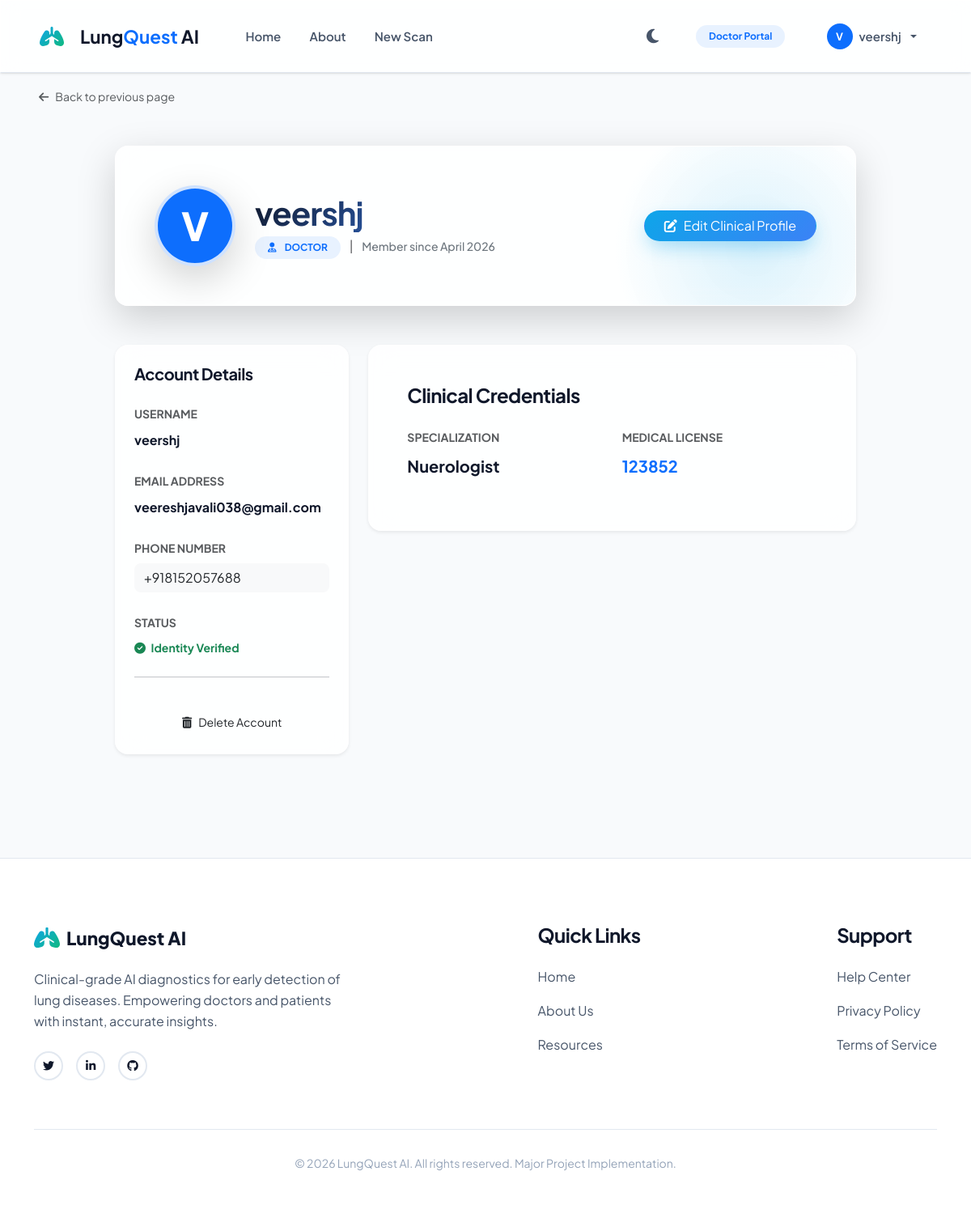
Screenshot of /profile/ (signed in) with the database file from the repository.
### detector/models.py (models this page shows, shortened)
class User(AbstractUser):
    ROLE_CHOICES = (
        ('patient', 'Patient'),
        ('doctor', 'Doctor'),
    )
    role = models.CharField(max_length=10, choices=ROLE_CHOICES, default='patient')
    specialization = models.CharField(max_length=100, blank=True, null=True)
    license_number = models.CharField(max_length=50, blank=True, null=True)
    phone_number = models.CharField(max_length=15, blank=True, null=True)
    is_verified = models.BooleanField(default=False)
    smoking_history = models.CharField(max_length=100, blank=True, null=True)
    medical_conditions = models.TextField(blank=True, null=True)
    allergies = models.TextField(blank=True, null=True)
    current_medications = models.TextField(blank=True, null=True)

### detector/views.py (the view, shortened to what this page needs)
# urls.py: path('profile/', views.profile_view, name='profile'),
@login_required
def profile_view(request):
    return render(request, 'detector/profile.html', {'target_user': request.user})

### detector/templatetags/role_tags.py (called while the page is built)
@register.filter(name='is_doctor')
def is_doctor(user):
    if not user.is_authenticated:
        return False
    return getattr(user, 'role', '') == 'doctor'

### templates/detector/profile.html (shortened to what this page needs)
{% extends 'detector/base.html' %}
{% load static %}
{% block content %}
<div class="container-fluid px-lg-5 py-5">
    <div class="row justify-content-center">
        <div class="col-xl-10">
            <div class="glass p-4 p-md-5 rounded-4 shadow-lg mb-5 position-relative overflow-hidden">
                <div class="header-bg-glow"></div>
                <div class="position-relative z-1 d-flex flex-column flex-md-row align-items-center gap-4">
                    <div class="profile-avatar-xl bg-primary text-white shadow-lg">
                        {{ target_user.username|slice:":1"|upper }}
                    </div>
                    <div class="text-center text-md-start">
                        <h1 class="fw-bold mb-1 text-gradient">{{ target_user.username }}</h1>
                        <p class="text-secondary mb-0">
                            <span class="badge bg-soft-primary text-primary rounded-pill px-3 py-2 text-uppercase small">
                                <i class="fas {% if target_user.role == 'doctor' %}fa-user-md{% else %}fa-user{% endif %} me-2"></i>
                                {{ target_user.role }}
                            </span>
                            <span class="mx-2 text-muted">|</span>
                            <span class="small fw-medium">Member since {{ target_user.date_joined|date:"F Y" }}</span>
                        </p>
                    </div>
                    <div class="ms-md-auto">
                        <button type="button" class="btn btn-primary-p rounded-pill px-4" onclick="toggleEdit()">
                            <i class="fas fa-edit me-2"></i>Edit Clinical Profile
                        </button>
                    </div>
                </div>
            </div>
            <form method="POST" id="profileForm">
                <div class="row g-4">
                    <div class="col-lg-4">
                        <div class="glass p-4 rounded-4 shadow-sm border-0 h-100">
                            <h5 class="fw-bold mb-4">Account Details</h5>
                            <div class="mb-4">
                                <label class="form-label small fw-bold text-muted text-uppercase">Username</label>
                                <p class="fw-bold mb-0">{{ target_user.username }}</p>
                            </div>
                            <div class="mb-4">
                                <label class="form-label small fw-bold text-muted text-uppercase">Email Address</label>
                                <p class="fw-bold mb-0">{{ target_user.email }}</p>
                            </div>
                            <div class="mb-4">
                                <label class="form-label small fw-bold text-muted text-uppercase">Phone Number</label>
                                <input type="text" name="phone_number" class="form-control rounded-3 border-0 bg-light profile-input" value="{{ target_user.phone_number|default:'' }}" readonly>
                            </div>
                            <div class="mb-0">
                                <label class="form-label small fw-bold text-muted text-uppercase">Status</label>
                                <p class="mb-0 text-success fw-bold small">
                                    <i class="fas fa-check-circle me-1"></i> Identity Verified
                                </p>
                            </div>
                            <hr class="my-4 opacity-10">
                            <div class="d-grid gap-2">
                                <button type="button" class="btn btn-soft-danger rounded-pill btn-sm mt-3" onclick="confirmDelete()">
                                    <i class="fas fa-trash-alt me-2"></i>Delete Account
                                </button>
                            </div>
                        </div>
                    </div>
                    <div class="col-lg-8">
                        {% if target_user.role == 'doctor' %}
                        <div class="glass p-4 p-md-5 rounded-4 shadow-sm border-0 mb-4">
                            <h4 class="fw-bold mb-4">Clinical Credentials</h4>
                            <div class="row g-4">
                                <div class="col-md-6">
                                    <label class="form-label small fw-bold text-muted text-uppercase">Specialization</label>
                                    <p class="fw-bold fs-5">{{ target_user.specialization|default:"General Physician" }}</p>
                                </div>
                                <div class="col-md-6">
                                    <label class="form-label small fw-bold text-muted text-uppercase">Medical License</label>
                                    <p class="fw-bold fs-5 text-primary">{{ target_user.license_number }}</p>
                                </div>
                            </div>
                        </div>
                        {% endif %}
                    </div>
                </div>
            </form>
        </div>
    </div>
</div>
{% endblock %}

### templates/detector/base.html (shortened to what this page needs)
<!DOCTYPE html>
<html lang="en">
<head>
    <link href="https://cdn.jsdelivr.net/npm/bootstrap@5.3.0/dist/css/bootstrap.min.css" rel="stylesheet">
    <link href="https://cdnjs.cloudflare.com/ajax/libs/font-awesome/6.4.0/css/all.min.css" rel="stylesheet">
    {% load static role_tags %}
    <link rel="stylesheet" href="{% static 'css/style.css' %}">
</head>
<body>
<nav class="navbar navbar-expand-lg glass sticky-top">
    <div class="container-fluid px-lg-5">
        <a class="navbar-brand d-flex align-items-center" href="{% url 'landing' %}">
            <i class="fas fa-lungs me-2 fs-4 text-primary"></i>
            <span class="fw-bold">Lung<span class="text-primary">Quest</span> AI</span>
        </a>
        <div class="collapse navbar-collapse" id="navbarNav">
            <ul class="navbar-nav ms-lg-4 align-items-center">
                <li class="nav-item">
                    <a class="nav-link" href="{% url 'landing' %}">Home</a>
                </li>
                <li class="nav-item">
                    <a class="nav-link" href="{% url 'about' %}">About</a>
                </li>
                {% if user.is_authenticated %}
                <li class="nav-item">
                    <a class="nav-link" href="{% url 'home' %}">New Scan</a>
                </li>
                {% endif %}
            </ul>
            <ul class="navbar-nav ms-auto align-items-center">
                <li class="nav-item me-3 d-flex align-items-center">
                    <button class="btn btn-link nav-link p-0 theme-toggle-btn border-0 shadow-none d-flex align-items-center" id="theme-toggle" title="Toggle Theme" style="height: 40px; width: 40px; justify-content: center;">
                        <i class="fas fa-moon fs-5"></i>
                    </button>
                </li>
                {% if user.is_authenticated %}
                {% if user|is_doctor %}
                <li class="nav-item">
                    <a class="nav-link py-1" href="{% url 'doctor_dashboard' %}">
                        <span class="badge bg-soft-primary text-primary px-3 rounded-pill fw-bold" style="padding-top: 0.5rem; padding-bottom: 0.5rem; font-size: 0.75rem;">Doctor Portal</span>
                    </a>
                </li>
                {% else %}
                <li class="nav-item">
                    <a class="nav-link py-1" href="{% url 'patient_dashboard' %}">
                        <span class="badge bg-soft-info text-info px-3 rounded-pill fw-bold" style="padding-top: 0.5rem; padding-bottom: 0.5rem; font-size: 0.75rem;">Patient Portal</span>
                    </a>
                </li>
                {% endif %}
                <li class="nav-item dropdown ms-lg-3">
                    <a class="nav-link dropdown-toggle d-flex align-items-center gap-2" href="#" role="button" data-bs-toggle="dropdown">
                        <div class="avatar-sm bg-primary text-white rounded-circle d-flex align-items-center justify-content-center" style="width: 32px; height: 32px; font-size: 0.8rem; font-weight: 700;">
                            {{ user.username|slice:":1"|upper }}
                        </div>
                        {{ user.username }}
                    </a>
                </li>
                {% endif %}
            </ul>
        </div>
    </div>
</nav>
{% block back_button %}
{% if user.is_authenticated and request.resolver_match.url_name != 'landing' %}
<div class="container-fluid px-lg-5 mt-3">
    <a href="javascript:history.back()" class="text-decoration-none text-muted small animate-up d-inline-block">
        <i class="fas fa-arrow-left me-2"></i>Back to previous page
    </a>
</div>
{% endif %}
{% endblock %}
<main>
    {% block content %}{% endblock %}
</main>
<footer class="footer-premium">
    <div class="container">
        <div class="footer-content">
            <div class="footer-logo">
                <a class="navbar-brand mb-3 d-block" href="{% url 'landing' %}">
                    <i class="fas fa-lungs me-2"></i>LungQuest AI
                </a>
                <p>Clinical-grade AI diagnostics for early detection of lung diseases. Empowering doctors and patients with instant, accurate insights.</p>
                <div class="mt-4 d-flex gap-3">
                    <a href="#" class="btn btn-sm btn-outline-p rounded-circle" style="width: 36px; height: 36px; padding: 0; display: flex; align-items: center; justify-content: center;"><i class="fab fa-twitter"></i></a>
                    <a href="#" class="btn btn-sm btn-outline-p rounded-circle" style="width: 36px; height: 36px; padding: 0; display: flex; align-items: center; justify-content: center;"><i class="fab fa-linkedin-in"></i></a>
                    <a href="#" class="btn btn-sm btn-outline-p rounded-circle" style="width: 36px; height: 36px; padding: 0; display: flex; align-items: center; justify-content: center;"><i class="fab fa-github"></i></a>
                </div>
            </div>
            <div class="footer-links">
                <h4>Quick Links</h4>
                <ul>
                    <li><a href="{% url 'landing' %}">Home</a></li>
                    <li><a href="{% url 'about' %}">About Us</a></li>
                    <li><a href="{% url 'resources' %}">Resources</a></li>
                </ul>
            </div>
            <div class="footer-links">
                <h4>Support</h4>
                <ul>
                    <li><a href="#">Help Center</a></li>
                    <li><a href="#">Privacy Policy</a></li>
                    <li><a href="#">Terms of Service</a></li>
                </ul>
            </div>
        </div>
        <div class="footer-bottom">
            <p>&copy; 2026 LungQuest AI. All rights reserved. Major Project Implementation.</p>
        </div>
    </div>
</footer>
</body>
</html>

### static/css/style.css (style rules this page uses)
:root { --brand-primary: #0ea5e9; --brand-secondary: #0f172a; --brand-accent: #10b981; --brand-danger: #ef4444; --brand-warning: #f59e0b; --brand-success: #10b981; --brand-info: #3b82f6; --bg-main: #f8fafc; --bg-glass: rgba(255, 255, 255, 0.85); --text-primary: #0f172a; --text-secondary: #475569; --text-muted: #94a3b8; --border-soft: #e2e8f0; --border-glass: rgba(255, 255, 255, 0.3); --card-bg: #ffffff; --panel-bg: #ffffff; --shadow-soft: 0 1px 3px 0 rgba(0,0,0,.1), 0 1px 2px -1px rgba(0,0,0,.1); --shadow-md: 0 4px 6px -1px rgba(0,0,0,.1), 0 2px 4px -2px rgba(0,0,0,.1); --shadow-lg: 0 10px 15px -3px rgba(0,0,0,.1), 0 4px 6px -4px rgba(0,0,0,.1); --shadow-xl: 0 20px 25px -5px rgba(0,0,0,.1), 0 8px 10px -6px rgba(0,0,0,.1); --shadow-premium: 0 25px 50px -12px rgba(0,0,0,.15); --radius-sm: 0.375rem; --radius-md: 0.75rem; --radius-lg: 1.25rem; --radius-xl: 2rem; --brand-primary-rgb: 14, 165, 233; }
*, *::before, *::after { box-sizing: border-box; }
body { font-family: 'Plus Jakarta Sans', 'Inter', sans-serif; color: var(--text-primary); background: var(--bg-main); line-height: 1.625; -webkit-font-smoothing: antialiased; transition: background-color 0.3s ease, color 0.3s ease; }
h1, h2, h3, h4, h5, h6 { font-weight: 700; color: var(--brand-secondary); letter-spacing: -0.025em; }
.glass { background: var(--bg-glass); backdrop-filter: blur(16px); -webkit-backdrop-filter: blur(16px); border: 1px solid var(--border-glass); }
.text-gradient { background: linear-gradient(135deg, #0f172a 0%, #3b82f6 100%); -webkit-background-clip: text; -webkit-text-fill-color: transparent; }
.navbar { padding: 1.25rem 0; transition: all .3s ease; background: var(--bg-glass) !important; backdrop-filter: blur(12px); border-bottom: 1px solid var(--border-soft); box-shadow: var(--shadow-soft); }
.navbar-brand { font-weight: 800; font-size: 1.4rem; color: var(--brand-secondary) !important; display: flex; align-items: center; gap: .75rem; }
.navbar-brand i { font-size: 1.6rem; background: linear-gradient(135deg, var(--brand-primary), var(--brand-accent)); -webkit-background-clip: text; -webkit-text-fill-color: transparent; }
.navbar .nav-link { color: var(--text-secondary) !important; font-weight: 600; font-size: .9375rem; padding: .5rem 1.1rem !important; transition: color .2s ease; }
.btn-primary-p { background: linear-gradient(135deg, var(--brand-primary), var(--brand-info)); color: #fff; box-shadow: 0 10px 25px -5px rgba(14,165,233,.4); }
.btn-outline-p { background: #fff; color: var(--brand-secondary); border: 2px solid var(--border-soft); }
.bg-soft-primary { background: rgba(13,110,253,.09); }
.footer-premium { padding: 80px 0 40px; background: #fff; border-top: 1px solid var(--border-soft); margin-top: 80px; }
.footer-content { display: flex; flex-wrap: wrap; gap: 4rem; justify-content: space-between; }
.footer-logo { max-width: 380px; }
.footer-logo p { margin-top: 1.25rem; color: var(--text-secondary); }
.footer-links h4 { margin-bottom: 1.5rem; }
.footer-links ul { list-style: none; padding: 0; }
.footer-links li { margin-bottom: 1rem; }
.footer-links a { color: var(--text-secondary); transition: color .2s ease; text-decoration: none; }
.footer-bottom { margin-top: 60px; padding-top: 30px; border-top: 1px solid var(--border-soft); text-align: center; color: var(--text-muted); font-size: .875rem; }
.header-bg-glow { position: absolute; top: -50px; right: -50px; width: 350px; height: 350px; background: radial-gradient(circle, rgba(14,165,233,.15) 0%, transparent 70%); border-radius: 50%; z-index: 0; }

### templates/detector/profile.html (style rules this page uses)
.profile-avatar-xl { width: 100px; height: 100px; border-radius: 50%; display: flex; align-items: center; justify-content: center; font-size: 3rem; font-weight: 800; border: 4px solid rgba(255,255,255,0.8); }
.profile-input[readonly] { cursor: default; pointer-events: none; }

### rows the page displays
User: username "V", username "veershj", role "DOCTOR", date_joined "April 2026", email "veereshjavali038@gmail.com", phone_number "+918152057688", specialization "Nuerologist", license_number "123852"
